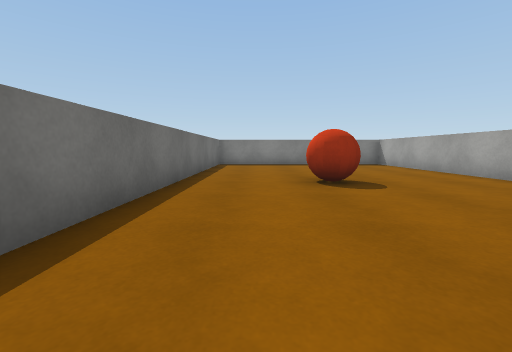
View 1 (above)

24 first-person views from a walk through a 3-D level made in the Unity game engine. The camera is 0.62 m above the floor, tilts 6° down and sees 90° across. The floor is counted in squares, 1 m on a side. Each view is taken from the middle of a square. On the plan, view 1 faces up. The plan holds only what a view shows up to about 9 squares ahead; the rest is blank. The player character is not drawn. Some surface patterns are stand-ins.

View 2
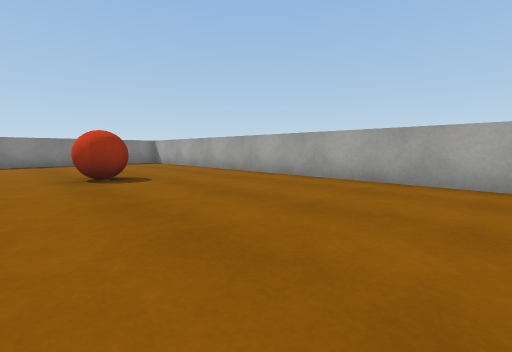

View 3
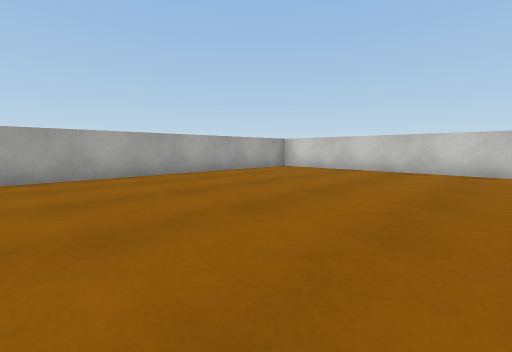

View 4
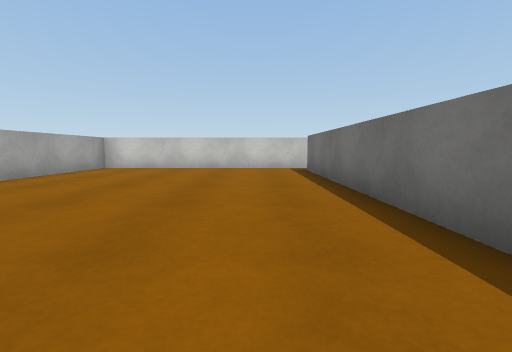

View 5
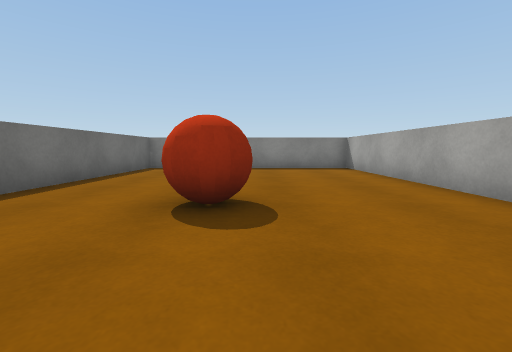

View 6
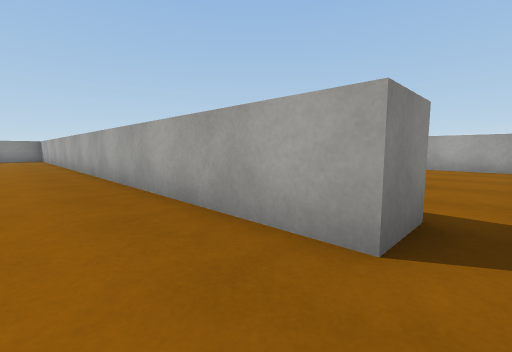

View 7
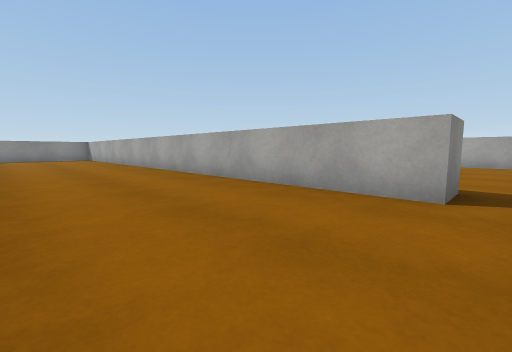

View 8
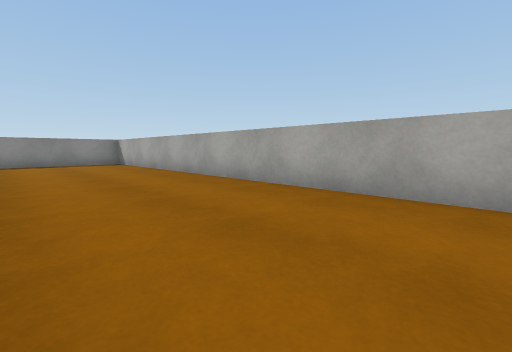

View 9
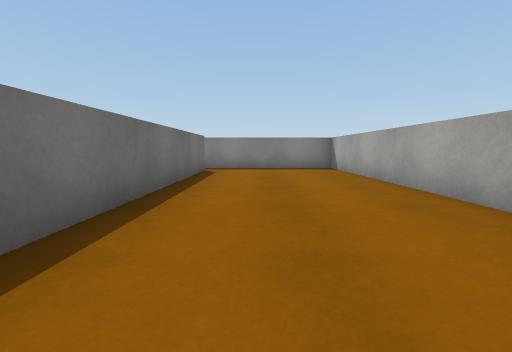

View 10
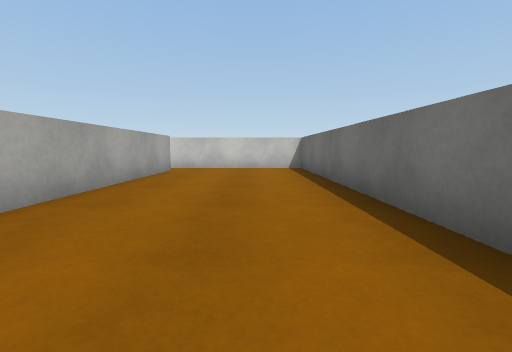

View 11
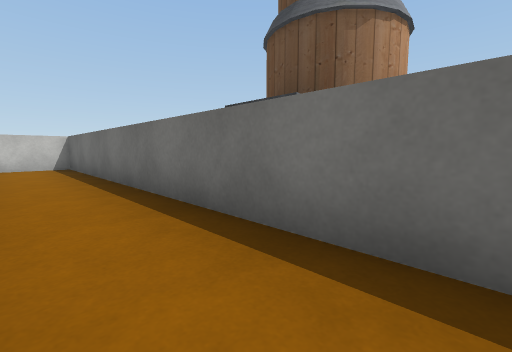

View 12
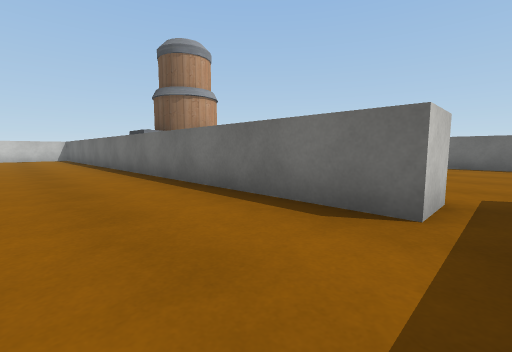

View 13
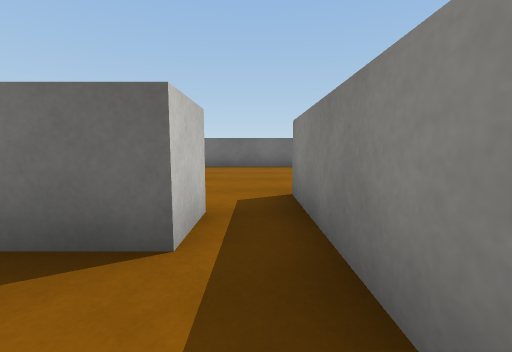

View 14
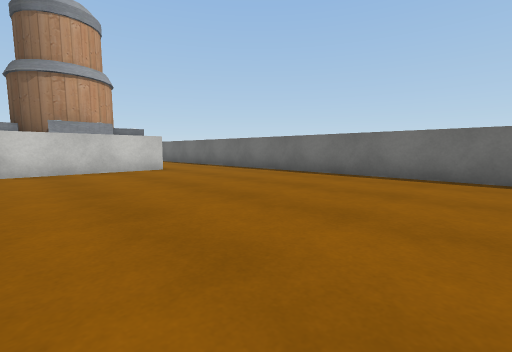

View 15
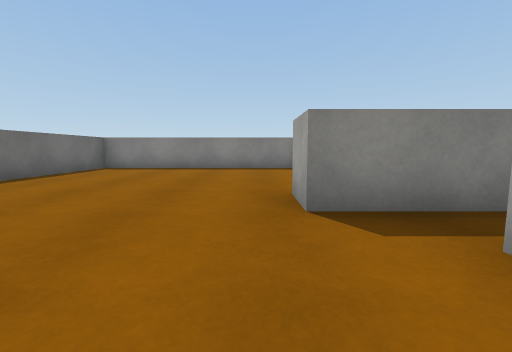

View 16
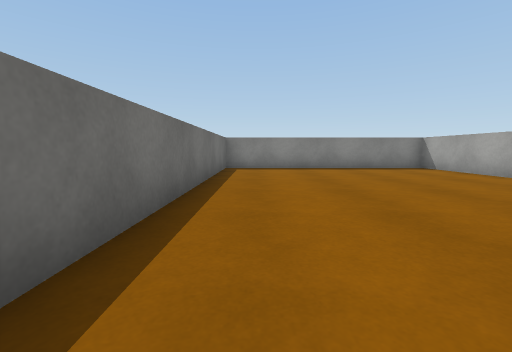

View 17
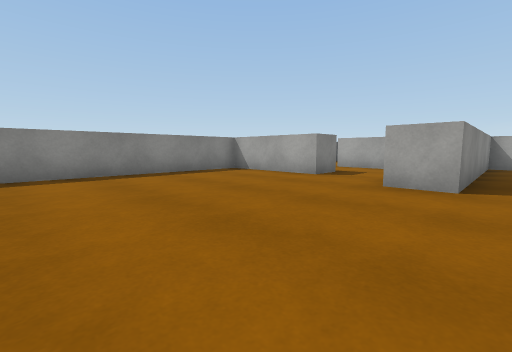

View 18
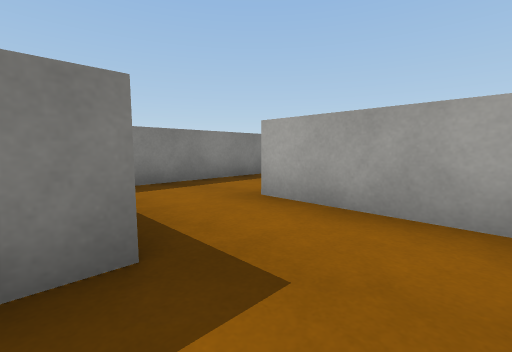

View 19
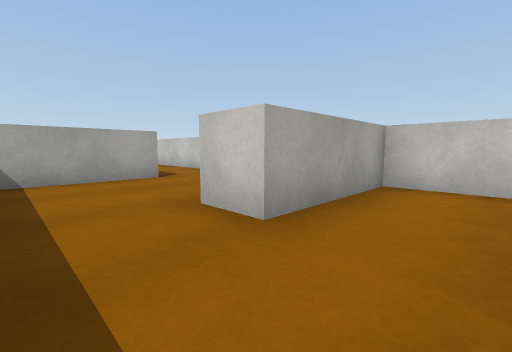

View 20
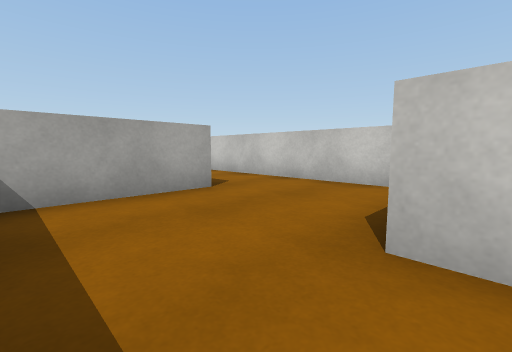

View 21
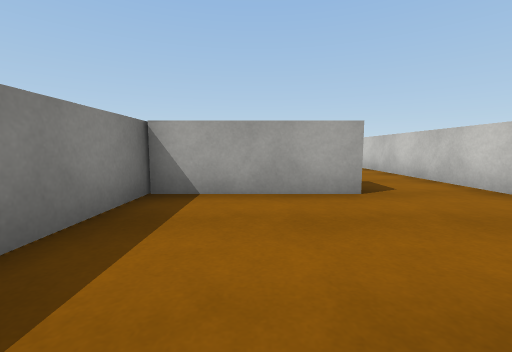

View 22
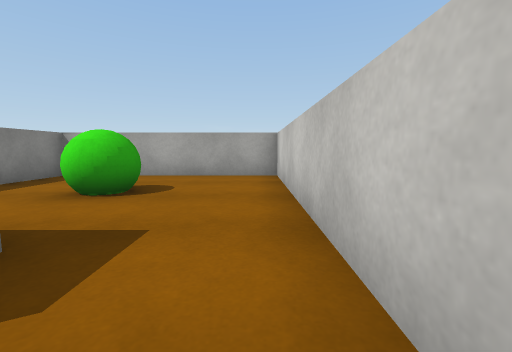

View 23
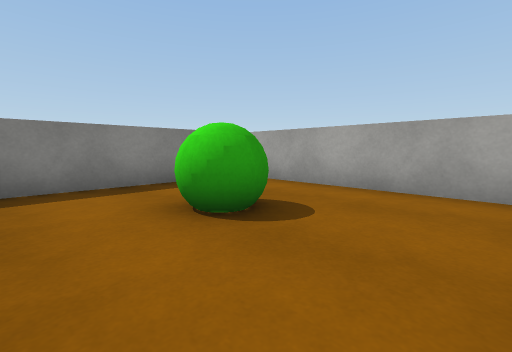

View 24
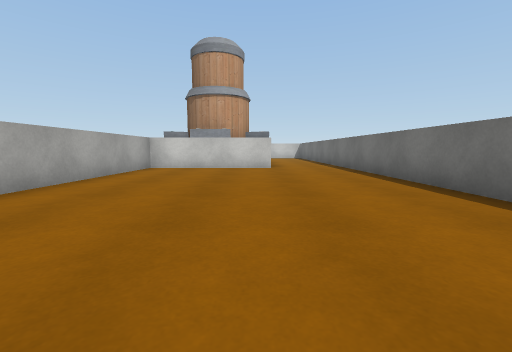

### Floor plan
Ten units are one square. View 1 is at (0, 0); x grows to the right and y downward. Boxes are objects, and circles mark ways between rooms. Rooms are numbered by the first view taken in them; rooms with no view inside come last. Other rooms are left out.
<svg viewBox="-145 -170 200 240">
<path fill="none" stroke="#000" d="M-15 65 50 65 50 -105 -15 -105 -15 55M-75 -95 -65 -95 -65 65 -15 65M-15 55 -25 55 -25 -105 -75 -105M-75 -105 -85 -105 -85 -115M-64 -134 -75 -134 -75 -165 -140 -165 -140 -35M-116 -25 -75 -25 -75 -76M-45 -165 -55 -165M-5 -135 -5 -165 -45 -165M-45 -144 -35 -144M-26 -115 6 -115M6 -115 50 -115 50 -165 9 -165M-61 -115 -45 -115 -45 -144"/>
<rect x="5" y="-55" width="20" height="10" fill="#bbb"><title>other object</title></rect>
<rect x="15" y="-145" width="20" height="10" fill="#bbb"><title>other object</title></rect>
<circle cx="-20" cy="60" r="3" fill="#2a7"/>
<circle cx="-70" cy="-100" r="3" fill="#2a7"/>
<circle cx="-70" cy="-125" r="3" fill="#2a7"/>
<circle cx="-40" cy="-155" r="3" fill="#2a7"/>
<circle cx="-55" cy="-140" r="3" fill="#2a7"/>
<circle cx="0" cy="-125" r="3" fill="#2a7"/>
<text x="10" y="-20">1</text>
<text x="-50" y="-20">2</text>
<text x="-100" y="-100">3</text>
<text x="-60" y="-160">4</text>
<text x="-20" y="-140">5</text>
<text x="20" y="-140">6</text>
<text x="-60" y="-130">7</text>
</svg>
Room 1 opens to room 2. Room 2 opens to room 3. Room 3 opens to room 7. Room 4 opens to room 5. Room 4 opens to room 7. Room 5 opens to room 6.

Where each view was taken, in squares from view 1:
view 1: 0 up, 0 right, facing up
view 2: 1 down, 0 right, facing up-right
view 3: 1 up, 1 left, facing down-right
view 4: 2 up, 0 right, facing down
view 5: 2 up, 2 right, facing up
view 6: 6 down, 4 left, facing up-right
view 7: 6 down, 6 left, facing up-right
view 8: 1 down, 6 left, facing up-right
view 9: 2 up, 5 left, facing up
view 10: 2 up, 5 left, facing down
view 11: 3 up, 5 left, facing down-left
view 12: 10 up, 4 left, facing down-left
view 13: 10 up, 5 left, facing left
view 14: 10 up, 8 left, facing down-left
view 15: 8 up, 9 left, facing up
view 16: 8 up, 13 left, facing up
view 17: 10 up, 13 left, facing up-right
view 18: 12 up, 7 left, facing up-right
view 19: 16 up, 6 left, facing down-right
view 20: 16 up, 4 left, facing down-right
view 21: 15 up, 4 left, facing right
view 22: 12 up, 1 left, facing right
view 23: 12 up, 1 right, facing up-right
view 24: 11 up, 11 left, facing down
